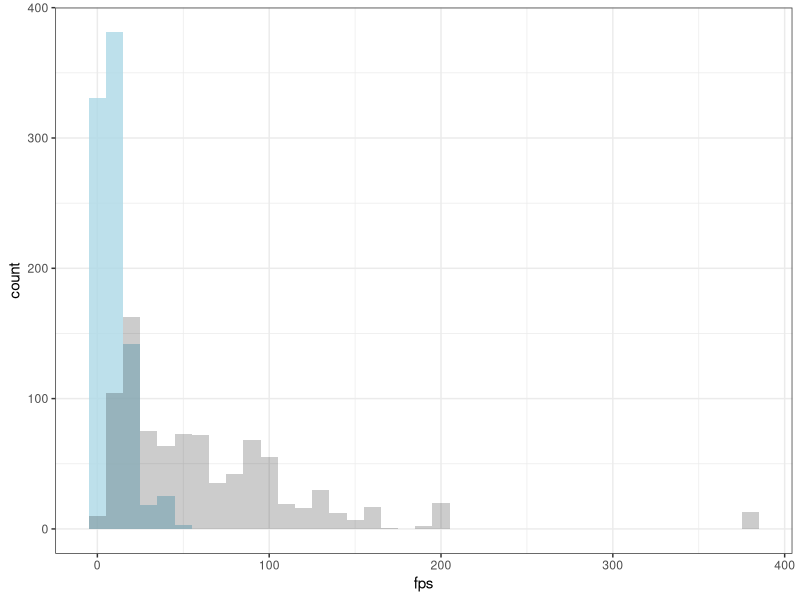
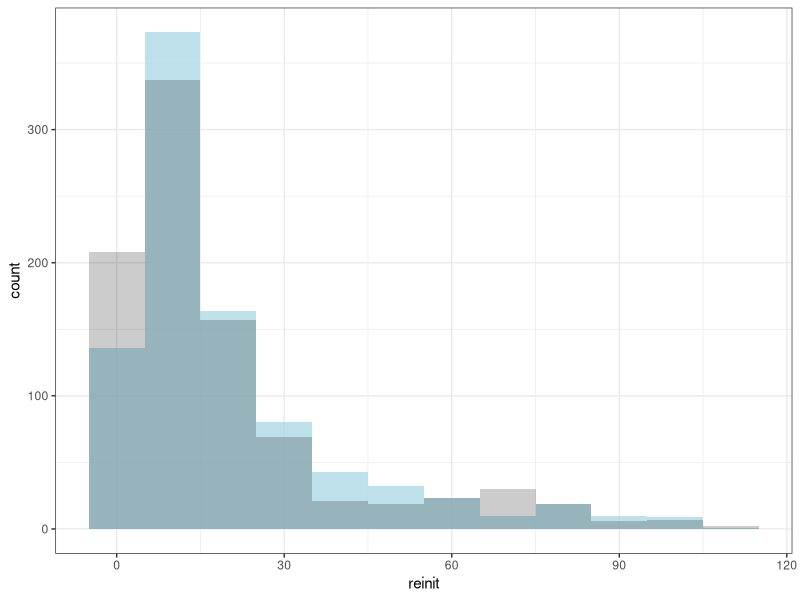

R code for these plots, in order: (Note: this script raises an error after producing the figures.)
setwd("~/Documents/cpp/tracking/resultados/resultados_vel/")
library(ggplot2)
library(xtable)

dat<-read.csv("results-300-3-3.txt")
dat[dat$fps>500,]$fps<-median(dat$fps)
dat<-dat[dat$reinit<200,]
mm.dat<-aggregate(.~method+sequence,mean,data=dat)
print(xtable(mm.dat[,c(2,1,3,4,5,6,7)],digits=2),include.rownames=FALSE)

hp<-ggplot(dat,aes(x=fps))
hp<-hp+geom_histogram(alpha=.8,data=subset(dat,method=="pmmh"),binwidth=10,fill="light blue")
hp<-hp+geom_histogram(alpha=.2,data=subset(dat,method=="tracker"),binwidth=10,fill="black")
hp<-hp+theme_bw()+scale_fill_manual(values=c("#999999", "#FFFFFF"))
ggsave(hp, file="fps.pdf")
dev.off()
hp<-ggplot(dat,aes(x=reinit))
hp<-hp+geom_histogram(alpha=.8,data=subset(dat,method=="pmmh"),binwidth=10,fill="light blue")
hp<-hp+geom_histogram(alpha=.2,data=subset(dat,method=="tracker"),binwidth=10,fill="black")
hp<-hp+theme_bw()+scale_fill_manual(values=c("#999999", "#FFFFFF"))
ggsave(hp, file="reinit.pdf")
dev.off()
hp<-ggplot(dat,aes(x=accuracy))
hp<-hp+geom_histogram(alpha=.8,data=subset(dat,method=="pmmh"),binwidth=0.1,fill="light blue")
hp<-hp+geom_histogram(alpha=.2,data=subset(dat,method=="tracker"),binwidth=0.1,,fill="black")
hp<-hp+theme_bw()+scale_fill_manual(values=c("#999999", "#FFFFFF"))
ggsave(hp, file="accuracy.pdf")
dev.off()
hp<-ggplot(dat,aes(x=recall))
hp<-hp+geom_histogram(alpha=.8,data=subset(dat,method=="pmmh"),binwidth=0.1,fill="light blue")
hp<-hp+geom_histogram(alpha=.2,data=subset(dat,method=="tracker"),binwidth=0.1,,fill="black")
hp<-hp+theme_bw()+scale_fill_manual(values=c("#999999", "#FFFFFF"))
ggsave(hp, file="recall.pdf")
dev.off()

s<-unique(dat$sequence)
for(i in 1:length(s)){
    m<-dat[dat$sequence==s[i],]
    hp<-ggplot(m,aes(x=method,y=reinit,colour="white"))+geom_boxplot(colour="black")
    hp<-hp + theme_bw()+ggtitle(s[i])
    ggsave(hp, file=paste0(s[i],".pdf"))
    dev.off()
}